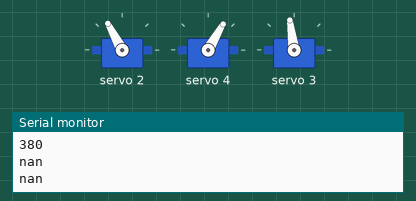
This sketch was run on a simulated Arduino Uno, built with avr-gcc and run on an emulated ATmega328P. On the bench: 3 × servo, the last lines printed to the serial monitor.

Above: at 0.3 s.
At 16.2 s:
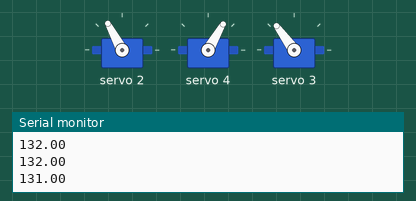
At 39.7 s:
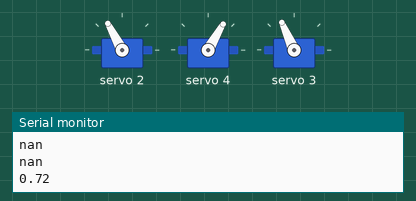
Timing chart, 0 to 40.0 s (numbered marks = the images above):
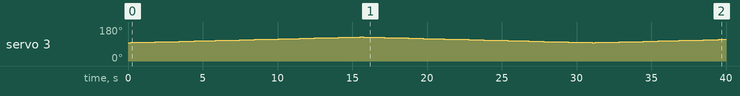

The sketch:

glissemenent_jambe_gauche.ino
```cpp
#include <Wire.h>
#include <Adafruit_PWMServoDriver.h>
#include <math.h>
// called this way, it uses the default address 0x40
Adafruit_PWMServoDriver pwm = Adafruit_PWMServoDriver();

// Depending on your servo make, the pulse width min and max may vary
// il faudrait encore modifier ces deux variable de maniere plus limitante  pour le
// mouvement mais qui protè
#define SERVOMIN  125 // this is the 'minimum' pulse length count (out of 4096)
#define SERVOMAX  575 // this is the 'maximum' pulse length count (out of 4096)

// points milieux de chaques  servomoteurs
int p1 = 94;
int p2 = 93;
int p3 = 90;
int p4 = 95;

// dimensions du  robot
float h  = 18.5; // hauteur du robot
float l = 11.0; // longeur tibia considerant que les deux parties de la jambe aient meme longueur

const float pi = 3.14159267;

void setup() {
  Serial.begin(9600);
  Serial.println("16 channel Servo test!");

  pwm.begin();
  Serial.println("angletopulse depart:");
  Serial.println(angleToPulse(p3+43.5));
    Serial.println("angletopulseArrivée:");
  Serial.println(angleToPulse(p3 +12.5));


  pwm.setPWMFreq(60);  // Analog servos run at ~60 Hz updates
}

// calculée par l'exercice 3 de la documentation
// elle demontre que 2 jambes assymetriques, peuvent etre pilotées
// tout en gardant une hauteur constante, voir calcul...

void loop() {
  pwm.setPWM(2, 0, angleToPulse(p2+30)) ;
  pwm.setPWM(4, 0, angleToPulse(p4-30));

  for(int p = 380; p< 457; p++){
    float A = pulseToAngle(p);
    float B = acos( h/l - cos(A));
    // Serial.println(A);
    Serial.println(B);
    B = 180.0 / pi *B;

    int pulseB = angleToPulse(B);
    pwm.setPWM(3, 0, p);
    //pwm.setPWM(1, 0, pulseB);
    delay(200);
  }

  for(int p = 457; p> 380; p--){
    float A = pulseToAngle(p);
    float B = acos( h/l - cos(A * pi /180.0));
    Serial.println(A);
    //Serial.println(B);

    B = 180 / pi *B;
    int pulseB = angleToPulse(B);
    pwm.setPWM(3, 0, p);
    //pwm.setPWM(1, 0, pulseB);
    delay(200);
    }
}


int angleToPulse(int angle){

   // mapping de 0 a 180
   //int pulse = map(ang,0, 180, SERVOMIN,SERVOMAX);

   // mapping de 20 a 160 degres, avec constrain pour protection des moteurs
   angle = constrain(angle, 20, 160);
   int pulse = map(angle,20, 160, 175,525);

//   Serial.print("atp_Angle: ");Serial.print(angle);
//   Serial.print("atp_pulse: ");Serial.println(pulse);
   return pulse;
}

int pulseToAngle(int pulse){

   // mapping de 0 a 180
   //int pulse = map(ang,0, 180, SERVOMIN,SERVOMAX);

   // mapping de 20 a 160 degres, avec constrain pour protection des moteurs
   pulse = constrain(pulse, 175, 525);
   int angle = map(pulse, 175, 525, 20, 160);
//
//   Serial.print("pta_Angle: ");Serial.print(angle);
//   Serial.print("pta_pulse: ");Serial.println(pulse);
   return angle;
}

//
//float degrees(float radians) {
//  return radians / 2 / pi * 360;
//}
//float radians(float degrees) {
//  return degrees / 360 * 2 * pi;
//}
/*
   // jambe gauche avancé
   pwm.setPWM(1, 0, angleToPulse(p1-12.5));
C   pwm.setPWM(3, 0, angleToPulse(p3+43.5));
   pwm.setPWM(4, 0, angleToPulse(p4-30));
  *
  *
  *
   // jambe gauche reculée
   pwm.setPWM(1, 0, angleToPulse(p1-43));
   pwm.setPWM(2, 0, angleToPulse(p2+30)) ;
   pwm.setPWM(3, 0, angleToPulse(p3+12.5));
   pwm.setPWM(4, 0, angleToPulse(p4-30));

 */
```

Measured:
- by itself, servo 3: 97° → 98° at 0.22 s, → 99° 0.60 s later, → 100° 0.40 s later, → 101° 0.60 s later, … (80 changes in this stretch)
